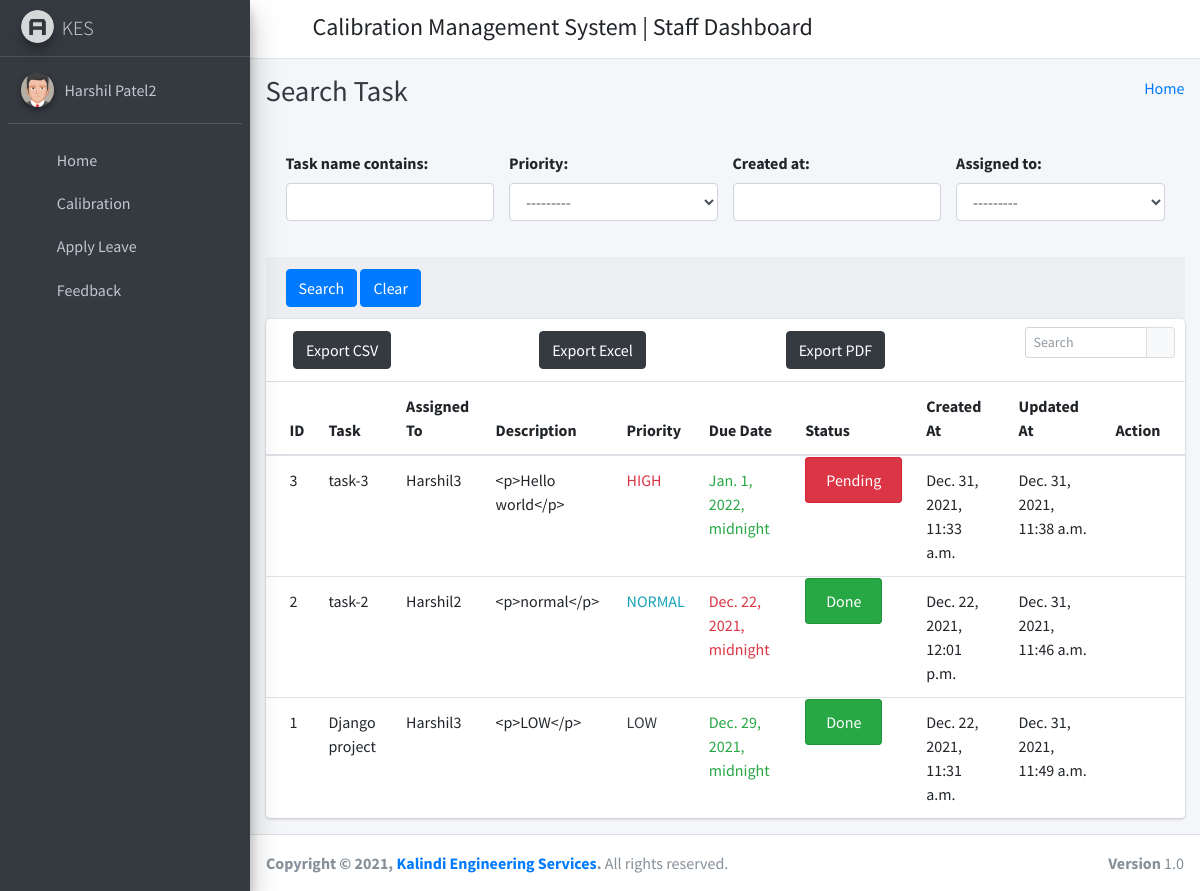
/todosearch/ (signed in), run on the app's committed database.
### calibration_management_app/models.py (models this page shows, shortened)
class CustomUser(AbstractUser):
    user_type_data = ((1, "HOD"), (2, "Staff"), (3, "Student"))
    user_type = models.CharField(default=1, choices=user_type_data, max_length=10)

class Todo(models.Model):
    id = models.AutoField(primary_key=True)
    task_name = models.CharField(max_length=200)
    description = models.TextField(default="")
    assigned_to = models.ForeignKey(Staffs, on_delete=models.CASCADE)
    Priority_Choices = (
    ("HIGH", 'HIGH'),
    ("NORMAL", 'NORMAL'),
    ("LOW", 'LOW')
    )
    priority = models.CharField(max_length=50, choices=Priority_Choices, default="NORMAL")
    status = models.BooleanField(default=False)
    deadline = models.DateTimeField()
    now = models.DateTimeField(default=timezone.now, blank=True, editable = False)
    created_at = models.DateTimeField(auto_now_add=True)
    updated_at = models.DateTimeField(auto_now=True)
    objects = models.Manager()
    class Meta:
        ordering = ['-created_at']

class Staffs(models.Model):
    id = models.AutoField(primary_key=True)
    admin = models.OneToOneField(CustomUser, on_delete = models.CASCADE)
    address = models.TextField()
    created_at = models.DateTimeField(auto_now_add=True)
    updated_at = models.DateTimeField(auto_now=True)
    objects = models.Manager()
    def __str__(self):
        return str(self.admin)

### calibration_management_app/StaffViews.py (the view)
# urls.py: url(r'^todosearch/$', StaffViews.Todosearch, name='todosearch'),
def Todosearch(request):
    todo_list = Todo.objects.all()
    todo_filter = TodoFilter(request.GET, queryset=todo_list)
    return render(request, "staff_template/todo/todo_filter_list.html", {'filter': todo_filter})

### calibration_management_app/templates/staff_template/todo/todo_filter_list.html
{% extends 'staff_template/base_template.html' %}
{% block page_title %}
    Search Task
{% endblock page_title %}
{% block main_content %}
{% load static %}
{% load widget_tweaks %}
<section class="content">
        <div class="container-fluid">
            <form method="get">
                <div class="card-body">
                    <div class="row">
                       <div class="form-group col-sm-4 col-md-3">
                           {{filter.form.task_name.label_tag}}
                           {% render_field filter.form.task_name class="form-control" %}
                       </div>
                       <div class="form-group col-sm-4 col-md-3">
                           {{filter.form.priority.label_tag}}
                           {% render_field filter.form.priority class="form-control" %}
                       </div>
                       <div class="form-group col-sm-4 col-md-3">
                           {{filter.form.created_at.label_tag}}
                           {% render_field filter.form.created_at class="form-control" %}
                       </div>
                       <div class="form-group col-sm-4 col-md-3">
                           {{filter.form.assigned_to.label_tag}}
                           {% render_field filter.form.assigned_to class="form-control" %}
                       </div>
                   </div>
               </div>
                <div class="card-footer">
                  <button type="submit" class="btn btn-primary">Search</button>
                  <button type="reset" class="btn btn-primary">Clear</button>
                </div>
            </form>
            <div class="row">
                <div class="col-md-12">
                    <div class="card">
                        <div class="card-header">
                            <div class="card-tools">
                            <div class="input-group input-group-sm" style="width: 150px;">
                                <input type="text" name="table_search" class="form-control float-right" placeholder="Search">
                                <div class="input-group-append">
                                <button type="submit" class="btn btn-default"><i class="fas fa-search"></i></button>
                                </div>
                            </div>
                            </div>
                            <div class="row">
                              <div class="col-md-4">
                              <a href="#" class="btn btn-dark">Export CSV</a>
                              </div>
                              <div class="col-md-4">
                              <a href="#" class="btn btn-dark">Export Excel</a>
                              </div>
                              <div class="col-md-4">
                              <a href="#" class="btn btn-dark">Export PDF</a>
                              </div>
                            </div>
                        </div>
                        <div class="card-body table-responsive p-0">
                            <table class="table table-hover">
                            <thead>
                                <tr>
                                <th>ID</th>
                                <th>Task</th>
                                <th>Assigned To</th>
                                <th>Description</th>
                                <th>Priority</th>
                                <th>Due Date</th>
                                <th>Status</th>
                                <th>Created At</th>
                                <th>Updated At</th>
                                <th>Action</th>
                                </tr>
                            </thead>
                            <tbody>
                                {% for t in filter.qs %}
                                <tr>
                                <td>{{ t.id }}</td>
                                <td>{{ t.task_name }}</td>
                                <td>{{ t.assigned_to }}</td>
                                <td>{{ t.description }}</td>
                                <td>{% if t.priority == "HIGH" %}
                                  <span class="text-danger">{{ t.priority }}</span>
                                  {% elif t.priority == "NORMAL" %}
                                  <span class="text-info">{{ t.priority }}</span>
                                  {% else %}
                                  <span class="text-dark">{{ t.priority }}</span>
                                {% endif %}
                                </td>
                                <td>
                                  {% if t.now > t.deadline %}
                                    <span class="text-danger">{{ t.deadline }}</span>
                                    {% else %}
                                    <span class="text-success">{{ t.deadline }}</span>
                                  {% endif %}
                                </td>
                                <td>
                                  {% if t.status == False %}
                                    <span class="alert alert-danger">Pending</span>
                                    {% else %}
                                    <span class="alert alert-success">Done</span>
                                  {% endif %}
                                </td>
                                <td>{{ t.created_at }}</td>
                                <td>{{ t.updated_at }}</td>
                                <td>
                                    <a href="{% url 'todo_update' pk=t.pk %}" <i class="fas fa-edit"></i></a>
                                    <a href="{% url 'todo_delete' pk=t.pk %}" <i class="fas fa-trash-alt"></i></a>
                                </td>
                                </tr>
                                {% endfor %}
                            </tbody>
                            </table>
                        </div>
                        </div>
                </div>
            </div>
        </div>
      </section>
  {% endblock main_content %}

### calibration_management_app/templates/staff_template/sidebar_template.html (shortened to what this page needs)
{% load static %}
<aside class="main-sidebar sidebar-dark-primary elevation-4">
      <a href="{% url 'staff_home' %}" class="brand-link">
        <img src="{% static 'dist/img/AdminLTELogo.png' %}" alt="AdminLTE Logo" class="brand-image img-circle elevation-3"
            style="opacity: .8">
        <span class="brand-text font-weight-light">KES</span>
      </a>
      <div class="sidebar">
        <div class="user-panel mt-3 pb-3 mb-3 d-flex">
          <div class="image">
            <img src="{% static 'dist/img/user2-160x160.jpg' %}" class="img-circle elevation-2" alt="User Image">
          </div>
          <div class="info">
            <a href="{% url 'staff_profile' %}" class="d-block">{{ user.first_name }} {{ user.last_name }}</a>
          </div>
        </div>
        <nav class="mt-2">
          <ul class="nav nav-pills nav-sidebar flex-column" data-widget="treeview" role="menu" data-accordion="false">
            <li class="nav-item">
              {% url 'staff_home' as staff_home %}
              <a href="{{ staff_home }}" class="nav-link {% if request.path == staff_home %} active {% endif %}">
                <i class="nav-icon fas fa-tachometer-alt"></i>
                <p>
                  Home
                </p>
              </a>
            </li>
            <li class="nav-item">
              {% url 'calibration_dashboard' as calibration_dashboard %}
              <a href="{{ calibration_dashboard }}" class="nav-link {% if request.path == calibration_dashboard %} active {% endif %}">
                <i class="nav-icon fas fa-tachometer-alt"></i>
                <p>
                  Calibration
                </p>
              </a>
            </li>
            <li class="nav-item">
              {% url 'staff_apply_leave' as staff_apply_leave %}
              <a href="{{ staff_apply_leave }}" class="nav-link {% if request.path == staff_apply_leave %} active {% endif %}">
                <i class="nav-icon fas fa-envelope-open-text"></i>
                <p>
                  Apply Leave
                </p>
              </a>
            </li>
            <li class="nav-item">
              {% url 'staff_feedback' as staff_feedback %}
              <a href="{{ staff_feedback }}" class="nav-link {% if request.path == staff_feedback %} active {% endif %}">
                <i class="nav-icon fas fa-comments"></i>
                <p>
                  Feedback
                </p>
              </a>
            </li>
          </ul>
        </nav>
      </div>
    </aside>

### data on the page
CustomUser: first_name "Harshil", last_name "Patel2"
Todo: id "3", task_name "task-3", assigned_to "Harshil3", description "<p>Hello world</p>", priority "HIGH", deadline "Jan. 1, 2022, midnight", status "Pending", created_at "Dec. 31, 2021, 11:33 a.m.", updated_at "Dec. 31, 2021, 11:38 a.m."
Todo: id "2", task_name "task-2", assigned_to "Harshil2", description "<p>normal</p>", priority "NORMAL", deadline "Dec. 22, 2021, midnight", status "Done", created_at "Dec. 22, 2021, 12:01 p.m.", updated_at "Dec. 31, 2021, 11:46 a.m."
Todo: id "1", task_name "Django project", assigned_to "Harshil3", description "<p>LOW</p>", priority "LOW", deadline "Dec. 29, 2021, midnight", status "Done", created_at "Dec. 22, 2021, 11:31 a.m.", updated_at "Dec. 31, 2021, 11:49 a.m."

### other printed values
{{ filter.form.task_name.label_tag }} "Task name contains:"
{{ filter.form.priority.label_tag }} "Priority:"
{{ filter.form.created_at.label_tag }} "Created at:"
{{ filter.form.assigned_to.label_tag }} "Assigned to:"
